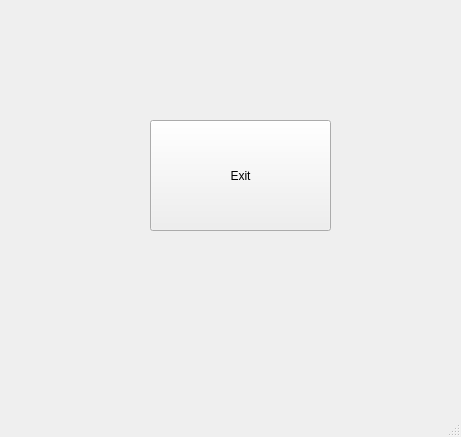
<?xml version="1.0" encoding="UTF-8"?>
<ui version="4.0">
 <class>MainWindow</class>
 <widget class="QMainWindow" name="MainWindow">
  <property name="geometry">
   <rect>
    <x>0</x>
    <y>0</y>
    <width>461</width>
    <height>437</height>
   </rect>
  </property>
  <property name="windowTitle">
   <string>MainWindow</string>
  </property>
  <widget class="QWidget" name="centralwidget">
   <widget class="QPushButton" name="btnExit">
    <property name="geometry">
     <rect>
      <x>150</x>
      <y>120</y>
      <width>181</width>
      <height>111</height>
     </rect>
    </property>
    <property name="text">
     <string>Exit</string>
    </property>
   </widget>
  </widget>
  <widget class="QMenuBar" name="menubar">
   <property name="geometry">
    <rect>
     <x>0</x>
     <y>0</y>
     <width>461</width>
     <height>21</height>
    </rect>
   </property>
  </widget>
  <widget class="QStatusBar" name="statusbar"/>
 </widget>
 <resources/>
 <connections/>
</ui>
